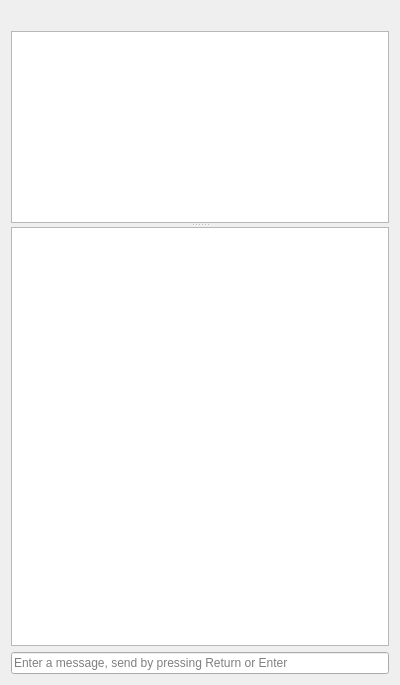
<?xml version="1.0" encoding="UTF-8"?>
<ui version="4.0">
 <class>IrcChannelWidget</class>
 <widget class="QWidget" name="IrcChannelWidget">
  <property name="geometry">
   <rect>
    <x>0</x>
    <y>0</y>
    <width>400</width>
    <height>685</height>
   </rect>
  </property>
  <property name="windowTitle">
   <string/>
  </property>
  <layout class="QVBoxLayout" name="verticalLayout">
   <item>
    <widget class="QLabel" name="topicLabel">
     <property name="text">
      <string/>
     </property>
     <property name="wordWrap">
      <bool>true</bool>
     </property>
     <property name="openExternalLinks">
      <bool>true</bool>
     </property>
    </widget>
   </item>
   <item>
    <widget class="QSplitter" name="splitter">
     <property name="orientation">
      <enum>Qt::Vertical</enum>
     </property>
     <widget class="QListWidget" name="usersList">
      <property name="contextMenuPolicy">
       <enum>Qt::CustomContextMenu</enum>
      </property>
      <property name="toolTip">
       <string>Shows the list of users</string>
      </property>
      <property name="alternatingRowColors">
       <bool>true</bool>
      </property>
      <property name="sortingEnabled">
       <bool>true</bool>
      </property>
     </widget>
     <widget class="QTextBrowser" name="messages">
      <property name="sizePolicy">
       <sizepolicy hsizetype="Expanding" vsizetype="Expanding">
        <horstretch>0</horstretch>
        <verstretch>1</verstretch>
       </sizepolicy>
      </property>
      <property name="contextMenuPolicy">
       <enum>Qt::CustomContextMenu</enum>
      </property>
      <property name="toolTip">
       <string>Shows the channel messages</string>
      </property>
      <property name="tabChangesFocus">
       <bool>true</bool>
      </property>
      <property name="openExternalLinks">
       <bool>true</bool>
      </property>
     </widget>
    </widget>
   </item>
   <item>
    <widget class="E5ClearableLineEdit" name="messageEdit">
     <property name="toolTip">
      <string>Enter a message, send by pressing Return or Enter</string>
     </property>
     <property name="placeholderText">
      <string>Enter a message, send by pressing Return or Enter</string>
     </property>
    </widget>
   </item>
  </layout>
 </widget>
 <customwidgets>
  <customwidget>
   <class>E5ClearableLineEdit</class>
   <extends>QLineEdit</extends>
   <header>E5Gui/E5LineEdit.h</header>
  </customwidget>
 </customwidgets>
 <tabstops>
  <tabstop>usersList</tabstop>
  <tabstop>messages</tabstop>
  <tabstop>messageEdit</tabstop>
 </tabstops>
 <resources/>
 <connections/>
</ui>
